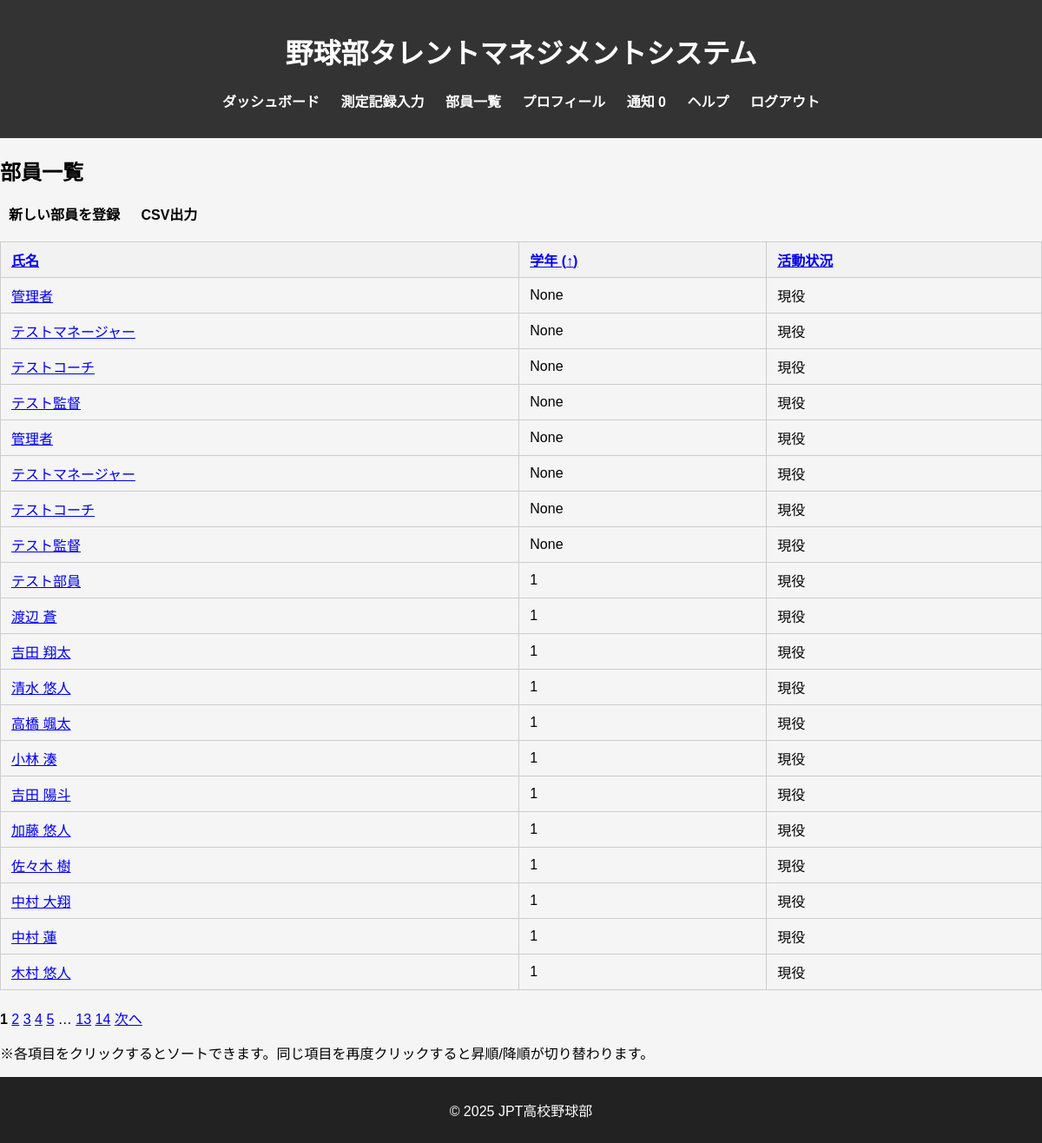
/members/ (signed in), run on an earlier commit of the app's database.
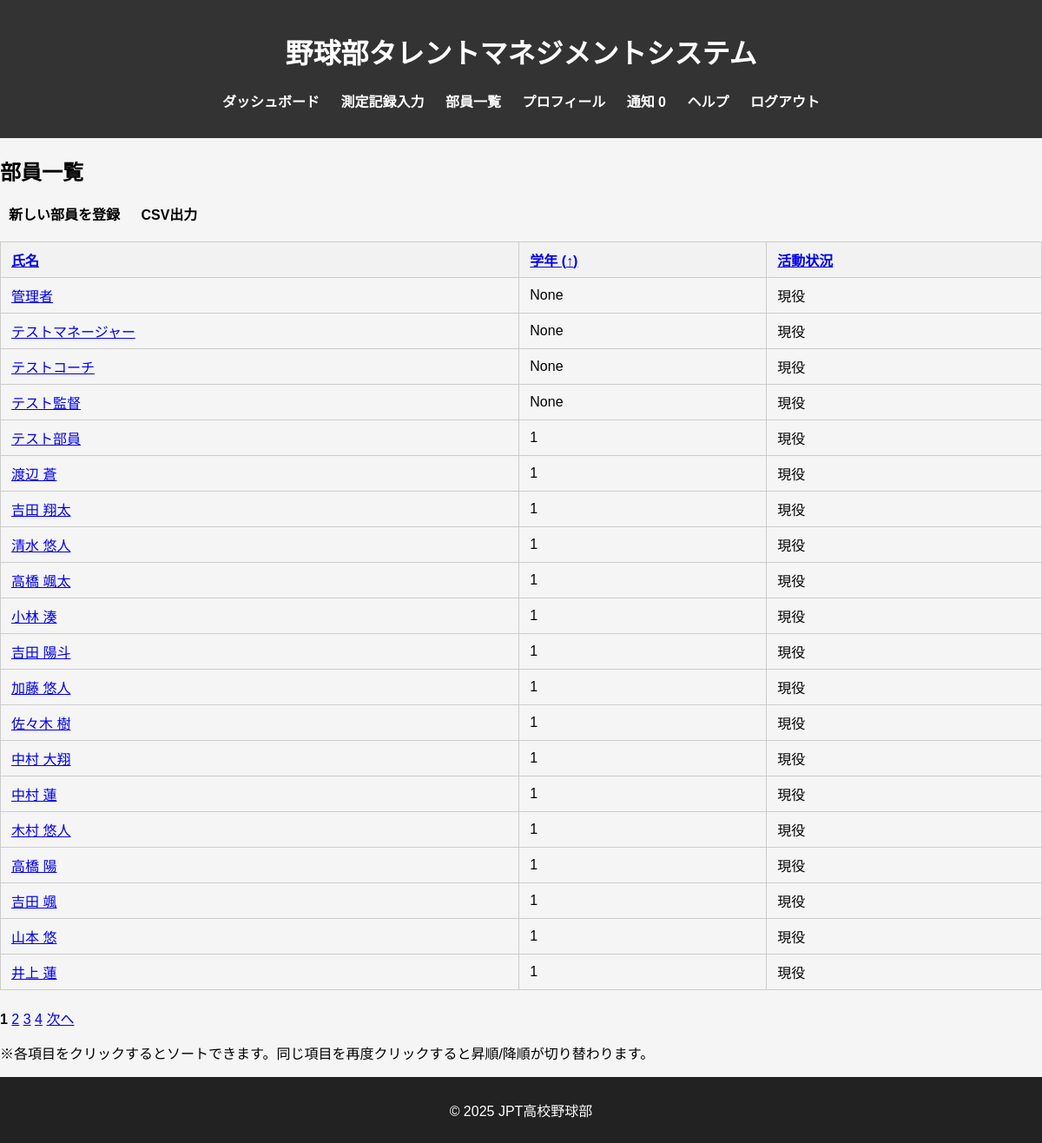
And on a later commit of the database.
### db_models.py (models this page shows, shortened)
class User(db.Model, UserMixin):
    __tablename__ = 'users'
    user_id = db.Column(db.Integer, primary_key=True)
    fs_uniquifier = db.Column(db.String(64), unique=True, nullable=False, default=lambda: str(uuid.uuid4()))  # 追加
    name = db.Column(db.String(100), nullable=False)
    password_hash = db.Column(db.String(200), nullable=False)
    grade = db.Column(db.Integer, nullable=True)
    is_active = db.Column(db.Boolean, default=True)
    created_at = db.Column(db.DateTime, default=lambda: datetime.now(tz=ZoneInfo('Asia/Tokyo')))
    updated_at = db.Column(db.DateTime, default=lambda: datetime.now(tz=ZoneInfo('Asia/Tokyo')),
                           onupdate=lambda: datetime.now(tz=ZoneInfo('Asia/Tokyo')))
    roles = db.relationship('Role', secondary='user_roles', backref=db.backref('users', lazy='dynamic'))
    def has_any_role(self, *roles):
        return any(role.name in roles for role in self.roles)

### blueprints/members/routes.py (the view)
@members_bp.route('/')
@login_required
@roles_accepted("administer", "coach", "director")
def members():
    page = request.args.get('page', 1, type=int)
    per_page = request.args.get('per_page', 20, type=int)
    sort_by = request.args.get('sort_by')
    current_sort_by = request.args.get('sort_by')
    current_sort_order = request.args.get('sort_order')
    if sort_by == current_sort_by:
        new_sort_order = 'desc' if current_sort_order == 'asc' else 'asc'
    else:
        new_sort_order = 'asc'
    if not sort_by:
        sort_by = 'grade'
        new_sort_order = 'asc'
    if sort_by == 'name':
        sort_column = User.name
    elif sort_by == 'grade':
        sort_column = User.grade
    elif sort_by == 'status':
        sort_column = User.is_active
    sort_column = sort_column.desc() if new_sort_order == 'desc' else sort_column.asc()
    pagination = User.query.order_by(sort_column).paginate(page=page, per_page=per_page)
    members_list = pagination.items
    return render_template('members/members.html',
                           members=members_list,
                           pagination=pagination,
                           sort_by=sort_by,
                           sort_order=new_sort_order)

### app.py (called while the page is built)
@login_manager.user_loader
def load_user(user_id):
    return User.query.get(int(user_id))

@app.context_processor
def inject_measurement_data():
    if not current_user.is_authenticated:
        return {}
    notice_cnt = 0
    if current_user.has_any_role("manager"):
        notice_cnt = MeasurementRecord.query.filter_by(status='rejected').count()
    elif current_user.has_any_role("member"):
        notice_cnt = MeasurementRecord.query.filter_by(user_id=current_user.user_id, status='draft').count()
    elif current_user.has_any_role("coach"):
        notice_cnt = MeasurementRecord.query.filter_by(status='pending_coach').count()
    return {
        "notice_cnt":notice_cnt
    }

### templates/members/members.html (shortened to what this page needs)
{% extends "base.html" %}
{% block content %}
<h2>部員一覧</h2>
<nav>
    <ul>
        <li><a href="{{ url_for('members.new_member') }}" style="color: black;">新しい部員を登録</a></li>
        <li><a href="{{ url_for('members.export_csv') }}" style="color: black;">CSV出力</a></li>
    </ul>
</nav>
<table class="member-table">
  <thead>
    <tr>
      <th>
        <a href="{{ url_for('members.members', sort_by='name', sort_order=sort_order) }}">
          氏名 {% if sort_by == 'name' %}({{ '↑' if sort_order == 'asc' else '↓' }}){% endif %}
        </a>
      </th>
      <th>
        <a href="{{ url_for('members.members', sort_by='grade', sort_order=sort_order) }}">
          学年 {% if sort_by == 'grade' %}({{ '↑' if sort_order == 'asc' else '↓' }}){% endif %}
        </a>
      </th>
      <th>
        <a href="{{ url_for('members.members', sort_by='status', sort_order=sort_order) }}">
          活動状況 {% if sort_by == 'status' %}({{ '↑' if sort_order == 'asc' else '↓' }}){% endif %}
        </a>
      </th>
    </tr>
  </thead>
  <tbody>
    {% for member in members %}
    <tr>
      <td><a href="{{ url_for('members.member_records', member_id=member.user_id) }}">{{ member.name }}</a></td>
      <td>{{ member.grade }}</td>
      <td>{% if member.is_active %}現役{% else %}引退{% endif %}</td>
    </tr>
    {% endfor %}
  </tbody>
</table>
<div class="pagination">
    {% for page_num in pagination.iter_pages() %}
        {% if page_num %}
            {% if page_num == pagination.page %}
                <strong>{{ page_num }}</strong>
            {% else %}
                <a href="{{ url_for('members.members', page=page_num, sort_by=sort_by, sort_order=sort_order) }}">{{ page_num }}</a>
            {% endif %}
        {% else %}
            <span class="ellipsis">…</span>
        {% endif %}
    {% endfor %}
    {% if pagination.has_next %}
        <a href="{{ url_for('members.members', page=pagination.next_num, sort_by=sort_by, sort_order=sort_order) }}">次へ</a>
    {% endif %}
</div>
<div class="sort-help">
    <p>※各項目をクリックするとソートできます。同じ項目を再度クリックすると昇順/降順が切り替わります。</p>
</div>
{% endblock %}

### templates/base.html (shortened to what this page needs)
<!DOCTYPE html>
<html lang="ja">
<head>
    <link rel="stylesheet" href="{{ url_for('static', filename='styles.css') }}">
</head>
<body>
    <header>
        <h1>野球部タレントマネジメントシステム</h1>
        <nav>
            <ul>
                <li><a href="{{ url_for('main.dashboard') }}">ダッシュボード</a></li>
                {% if current_user.has_any_role('manager', "administer") %}
                <li><a href="{{ url_for('measurements.records_input') }}">測定記録入力</a></li>
                {% endif %}
                {% if current_user.has_any_role('coach', 'director', "administer") %}
                <li><a href="{{ url_for('members.members') }}">部員一覧</a></li>
                {% endif %}
                <li><a href="{{ url_for('profile.profile') }}">プロフィール</a></li>
                {% if current_user.has_any_role('member', 'manager', 'coach', "administer") %}
                <li><a href="{{ url_for('notice.notice') }}">
                通知 {{ notice_cnt }}
                </a>
                </li>
                {% endif %}
                <li><a href="{{ url_for('main.help') }}">ヘルプ</a></li>
                <li><a href="{{ url_for('auth.logout') }}">ログアウト</a></li>
            </ul>
        </nav>
    </header>
    <main>
        {% block content %}{% endblock %}
    </main>
    <footer>
        <p>&copy; 2025 JPT高校野球部</p>
    </footer>
</body>
</html>

### static/styles.css (style rules this page uses)
body { font-family: Arial, sans-serif; margin: 0; padding: 0; background-color: #f5f5f5; }
header { background-color: #333; color: white; padding: 15px; text-align: center; }
nav ul { list-style: none; padding: 0; }
nav ul li { display: inline; margin: 10px; }
nav ul li a { color: white; text-decoration: none; font-weight: bold; }
footer { text-align: center; padding: 10px; background-color: #222; color: white; }
table.member-table { border-collapse: collapse; width: 100%; margin: 20px 0; }
table.member-table th, table.member-table td { border: 1px solid #ccc; padding: 8px 12px; text-align: left; }
table.member-table th { background-color: #f2f2f2; }

What changed in the data, as far as the page shows it:
removed User: name "管理者", grade "None", is_active "現役"
removed User: name "テストマネージャー", grade "None", is_active "現役"
removed User: name "テストコーチ", grade "None", is_active "現役"
removed User: name "テスト監督", grade "None", is_active "現役"
now on this page (row edited): User: name "高橋 陽", grade "1", is_active "現役"
now on this page (row edited): User: name "吉田 颯", grade "1", is_active "現役"
now on this page (row edited): User: name "山本 悠", grade "1", is_active "現役"
now on this page (row edited): User: name "井上 蓮", grade "1", is_active "現役"
Also different on the page:
list line gone: "5"
list line gone: "13"
list line gone: "14"
